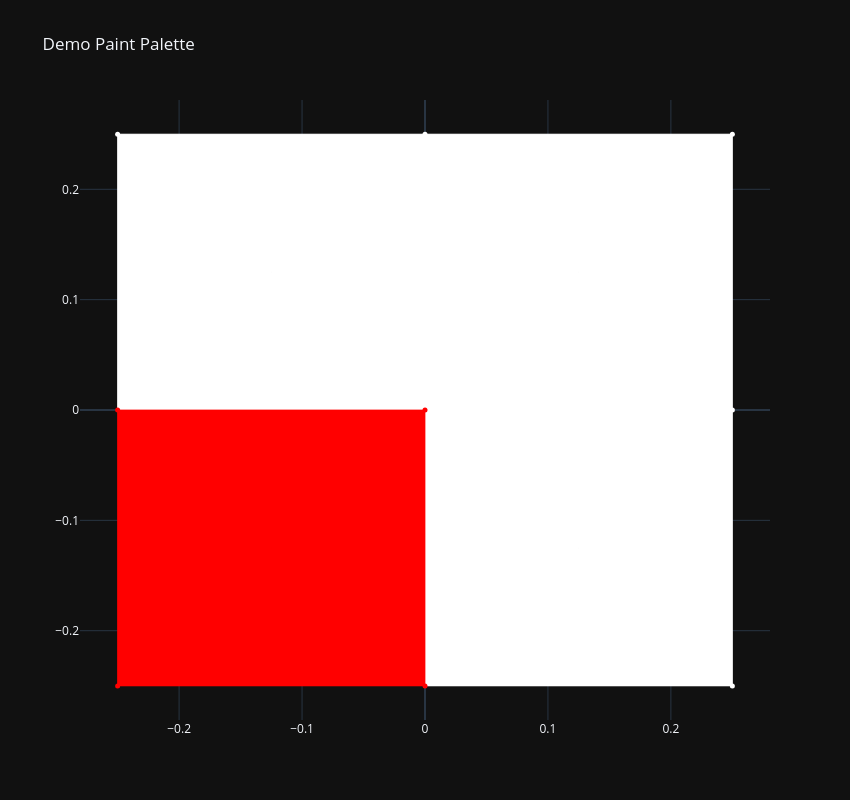

The code cell stored with this chart in its notebook:
### Markdown cell above
## Simple Demo 

The code chunks below exemplify how to use all of the functions implemented here.

### Code cell
# PARAMETERS TO GENERATE DATA
r = 0.25
dx = 0.25
dy = 0.25
epsilon = np.sqrt(2 * dx**2) 
blob_radius = epsilon + 0.0000001

# GENERATE THE DATA 
coo_grid, dissimilarity_matrix_full_space_grid, dissimilarity_matrix_subspace_grid, fig_grid, subcloud_indices_grid, blob_membership_grid = pltter.create_paint_palette(r, dx, dy, epsilon, blob_radius, [0], False, "Demo Paint Palette")

# SHOW THE RESULT
fig_grid.show()

### Figure 1 — Plotly figure (JSON) as saved in the notebook; plotly's stock layout.template omitted (floating-point values rounded to 4 significant figures)
{"data": [{"fill": "toself", "fillcolor": "red", "legendgroup": "triangles", "line": {"color": "white", "width": 0.75}, "mode": "none", "name": "2-skeleton", "showlegend": false, "type": "scatter", "x": [-0.25, 0, -0.25], "y": [-0.25, -0.25, 0]}, {"fill": "toself", "fillcolor": "red", "legendgroup": "triangles", "line": {"color": "white", "width": 0.75}, "mode": "none", "name": "2-skeleton", "showlegend": false, "type": "scatter", "x": [-0.25, 0, 0], "y": [-0.25, -0.25, 0]}, {"fill": "toself", "fillcolor": "red", "legendgroup": "triangles", "line": {"color": "white", "width": 0.75}, "mode": "none", "name": "2-skeleton", "showlegend": false, "type": "scatter", "x": [-0.25, -0.25, 0], "y": [-0.25, 0, 0]}, {"fill": "toself", "fillcolor": "white", "legendgroup": "triangles", "line": {"color": "white", "width": 0.75}, "mode": "none", "name": "2-skeleton", "showlegend": false, "type": "scatter", "x": [0, 0.25, 0], "y": [-0.25, -0.25, 0]}, {"fill": "toself", "fillcolor": "white", "legendgroup": "triangles", "line": {"color": "white", "width": 0.75}, "mode": "none", "name": "2-skeleton", "showlegend": false, "type": "scatter", "x": [0, 0.25, 0.25], "y": [-0.25, -0.25, 0]}, {"fill": "toself", "fillcolor": "red", "legendgroup": "triangles", "line": {"color": "white", "width": 0.75}, "mode": "none", "name": "2-skeleton", "showlegend": false, "type": "scatter", "x": [0, -0.25, 0], "y": [-0.25, 0, 0]}, {"fill": "toself", "fillcolor": "white", "legendgroup": "triangles", "line": {"color": "white", "width": 0.75}, "mode": "none", "name": "2-skeleton", "showlegend": false, "type": "scatter", "x": [0, 0, 0.25], "y": [-0.25, 0, 0]}, {"fill": "toself", "fillcolor": "white", "legendgroup": "triangles", "line": {"color": "white", "width": 0.75}, "mode": "none", "name": "2-skeleton", "showlegend": false, "type": "scatter", "x": [0.25, 0, 0.25], "y": [-0.25, 0, 0]}, {"fill": "toself", "fillcolor": "white", "legendgroup": "triangles", "line": {"color": "white", "width": 0.75}, "mode": "none", "name": "2-skeleton", "showlegend": false, "type": "scatter", "x": [-0.25, 0, -0.25], "y": [0, 0, 0.25]}, {"fill": "toself", "fillcolor": "white", "legendgroup": "triangles", "line": {"color": "white", "width": 0.75}, "mode": "none", "name": "2-skeleton", "showlegend": false, "type": "scatter", "x": [-0.25, 0, 0], "y": [0, 0, 0.25]}, {"fill": "toself", "fillcolor": "white", "legendgroup": "triangles", "line": {"color": "white", "width": 0.75}, "mode": "none", "name": "2-skeleton", "showlegend": false, "type": "scatter", "x": [-0.25, -0.25, 0], "y": [0, 0.25, 0.25]}, {"fill": "toself", "fillcolor": "white", "legendgroup": "triangles", "line": {"color": "white", "width": 0.75}, "mode": "none", "name": "2-skeleton", "showlegend": false, "type": "scatter", "x": [0, 0.25, 0], "y": [0, 0, 0.25]}, {"fill": "toself", "fillcolor": "white", "legendgroup": "triangles", "line": {"color": "white", "width": 0.75}, "mode": "none", "name": "2-skeleton", "showlegend": false, "type": "scatter", "x": [0, 0.25, 0.25], "y": [0, 0, 0.25]}, {"fill": "toself", "fillcolor": "white", "legendgroup": "triangles", "line": {"color": "white", "width": 0.75}, "mode": "none", "name": "2-skeleton", "showlegend": false, "type": "scatter", "x": [0, -0.25, 0], "y": [0, 0.25, 0.25]}, {"fill": "toself", "fillcolor": "white", "legendgroup": "triangles", "line": {"color": "white", "width": 0.75}, "mode": "none", "name": "2-skeleton", "showlegend": false, "type": "scatter", "x": [0, 0, 0.25], "y": [0, 0.25, 0.25]}, {"fill": "toself", "fillcolor": "white", "legendgroup": "triangles", "line": {"color": "white", "width": 0.75}, "mode": "none", "name": "2-skeleton", "showlegend": false, "type": "scatter", "x": [0.25, 0, 0.25], "y": [0, 0.25, 0.25]}, {"legendgroup": "edges", "line": {"color": "red", "width": 0.75}, "mode": "lines", "name": "1-skeleton", "showlegend": false, "type": "scatter", "x": [-0.25, -0.125, 0], "y": [-0.25, -0.25, -0.25]}, {"legendgroup": "edges", "line": {"color": "red", "width": 0.75}, "mode": "lines", "name": "1-skeleton", "showlegend": false, "type": "scatter", "x": [-0.25, -0.25, -0.25], "y": [-0.25, -0.125, 0]}, {"legendgroup": "edges", "line": {"color": "red", "width": 0.75}, "mode": "lines", "name": "1-skeleton", "showlegend": false, "type": "scatter", "x": [-0.25, -0.125, 0], "y": [-0.25, -0.125, 0]}, {"legendgroup": "edges", "line": {"color": "white", "width": 0.75}, "mode": "lines", "name": "1-skeleton", "showlegend": false, "type": "scatter", "x": [0, 0.125, 0.25], "y": [-0.25, -0.25, -0.25]}, {"legendgroup": "edges", "line": {"color": "red", "width": 0.75}, "mode": "lines", "name": "1-skeleton", "showlegend": false, "type": "scatter", "x": [0, -0.125, -0.25], "y": [-0.25, -0.125, 0]}, {"legendgroup": "edges", "line": {"color": "red", "width": 0.75}, "mode": "lines", "name": "1-skeleton", "showlegend": false, "type": "scatter", "x": [0, 0, 0], "y": [-0.25, -0.125, 0]}, {"legendgroup": "edges", "line": {"color": "white", "width": 0.75}, "mode": "lines", "name": "1-skeleton", "showlegend": false, "type": "scatter", "x": [0, 0.125, 0.25], "y": [-0.25, -0.125, 0]}, {"legendgroup": "edges", "line": {"color": "white", "width": 0.75}, "mode": "lines", "name": "1-skeleton", "showlegend": false, "type": "scatter", "x": [0.25, 0.125, 0], "y": [-0.25, -0.125, 0]}, {"legendgroup": "edges", "line": {"color": "white", "width": 0.75}, "mode": "lines", "name": "1-skeleton", "showlegend": false, "type": "scatter", "x": [0.25, 0.25, 0.25], "y": [-0.25, -0.125, 0]}, {"legendgroup": "edges", "line": {"color": "red", "width": 0.75}, "mode": "lines", "name": "1-skeleton", "showlegend": false, "type": "scatter", "x": [-0.25, -0.125, 0], "y": [0, 0, 0]}, {"legendgroup": "edges", "line": {"color": "white", "width": 0.75}, "mode": "lines", "name": "1-skeleton", "showlegend": false, "type": "scatter", "x": [-0.25, -0.25, -0.25], "y": [0, 0.125, 0.25]}, {"legendgroup": "edges", "line": {"color": "white", "width": 0.75}, "mode": "lines", "name": "1-skeleton", "showlegend": false, "type": "scatter", "x": [-0.25, -0.125, 0], "y": [0, 0.125, 0.25]}, {"legendgroup": "edges", "line": {"color": "white", "width": 0.75}, "mode": "lines", "name": "1-skeleton", "showlegend": false, "type": "scatter", "x": [0, 0.125, 0.25], "y": [0, 0, 0]}, {"legendgroup": "edges", "line": {"color": "white", "width": 0.75}, "mode": "lines", "name": "1-skeleton", "showlegend": false, "type": "scatter", "x": [0, -0.125, -0.25], "y": [0, 0.125, 0.25]}, {"legendgroup": "edges", "line": {"color": "white", "width": 0.75}, "mode": "lines", "name": "1-skeleton", "showlegend": false, "type": "scatter", "x": [0, 0, 0], "y": [0, 0.125, 0.25]}, {"legendgroup": "edges", "line": {"color": "white", "width": 0.75}, "mode": "lines", "name": "1-skeleton", "showlegend": false, "type": "scatter", "x": [0, 0.125, 0.25], "y": [0, 0.125, 0.25]}, {"legendgroup": "edges", "line": {"color": "white", "width": 0.75}, "mode": "lines", "name": "1-skeleton", "showlegend": false, "type": "scatter", "x": [0.25, 0.125, 0], "y": [0, 0.125, 0.25]}, {"legendgroup": "edges", "line": {"color": "white", "width": 0.75}, "mode": "lines", "name": "1-skeleton", "showlegend": false, "type": "scatter", "x": [0.25, 0.25, 0.25], "y": [0, 0.125, 0.25]}, {"legendgroup": "edges", "line": {"color": "white", "width": 0.75}, "mode": "lines", "name": "1-skeleton", "showlegend": false, "type": "scatter", "x": [-0.25, -0.125, 0], "y": [0.25, 0.25, 0.25]}, {"legendgroup": "edges", "line": {"color": "white", "width": 0.75}, "mode": "lines", "name": "1-skeleton", "showlegend": false, "type": "scatter", "x": [0, 0.125, 0.25], "y": [0.25, 0.25, 0.25]}, {"marker": {"color": ["red", "red", "white", "red", "red", "white", "white", "white", "white"], "opacity": 1, "size": 5}, "mode": "markers", "name": "0-skeleton", "showlegend": false, "type": "scatter", "x": [-0.25, 0.0, 0.25, -0.25, 0.0, 0.25, -0.25, 0.0, 0.25], "y": [-0.25, -0.25, -0.25, 0.0, 0.0, 0.0, 0.25, 0.25, 0.25]}], "layout": {"height": 800, "title": {"text": "Demo Paint Palette"}, "width": 850}}
